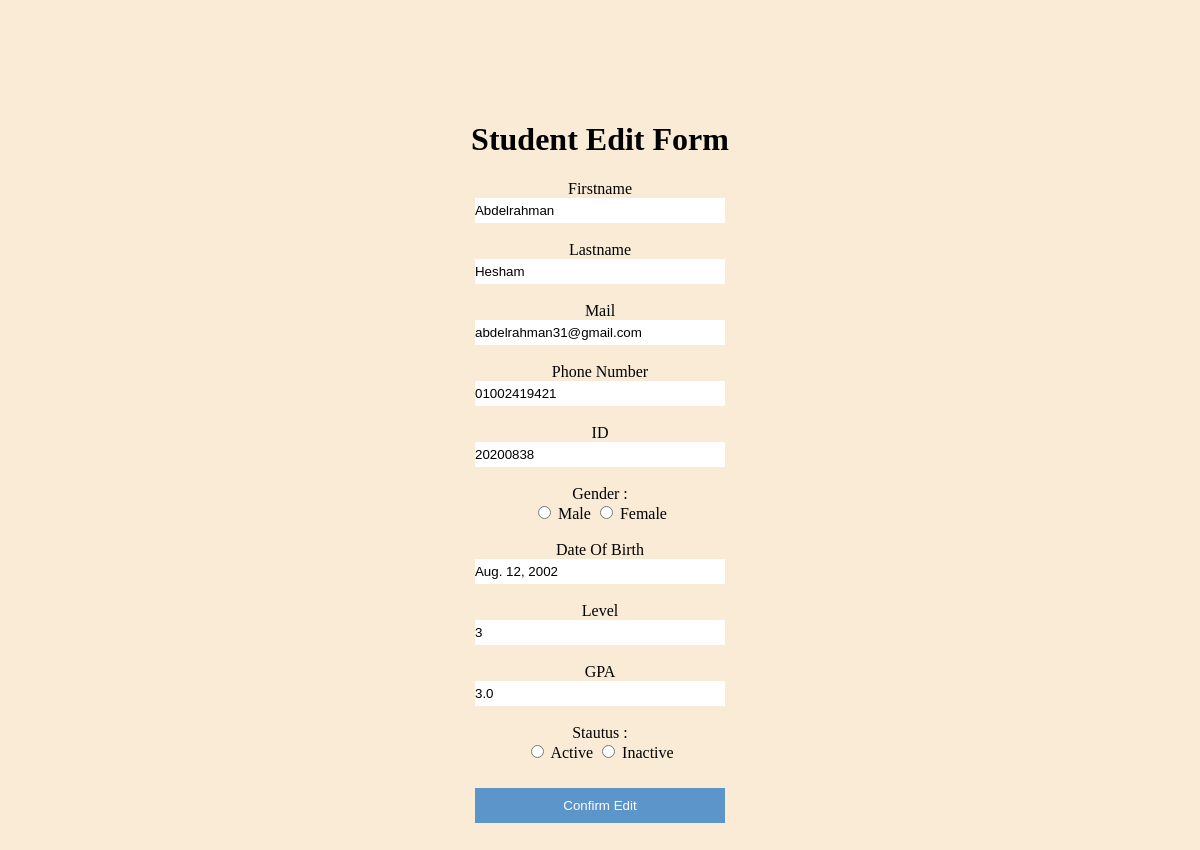
Page /UpdateStudent.html/20200838 on the committed database.
### members/models.py (models this page shows)
class Student(models.Model):
    first_name = models.CharField(max_length=30)
    last_name = models.CharField(max_length=30)
    mail = models.EmailField()
    phone = models.CharField(max_length=30)
    id = models.CharField(max_length=30, primary_key=True)
    gender = models.CharField(max_length=10, default="")
    date_of_birth = models.DateField()
    level = models.IntegerField()
    gpa = models.FloatField()
    status = models.CharField(max_length=20,  default="")
    department = models.CharField(max_length=30, default="General")

### members/views.py (the view)
# urls.py: path('UpdateStudent.html/<int:id>',views.update,name='update'),
def update(request, id):
  mymember = Student.objects.get(id=id)
  template = loader.get_template('UpdateStudent.html')
  context = {
    'mymember': mymember,
  }
  return HttpResponse(template.render(context, request))

### members/templates/UpdateStudent.html (shortened to what this page needs)
{% load static %}
<!DOCTYPE html>
<html lang="en">
<head>
    <link rel="stylesheet" type="text/css" href="{% static 'css/styles.css' %} ">
</head>
<body>
    <div id="editPageParent">
        <div class="editPageChild ">
            <h1> Student Edit Form</h1>
            <form method="POST" class="new_student_form " action="updaterecord/{{mymember.id}}" id="editForm ">
                <label> Firstname </label> <br>
                <input type="text " name="firstname" value="{{mymember.first_name}}" size="30 " required/><br><br>
                <label> Lastname </label><br>
                <input type="text " name="lastname" value="{{mymember.last_name}}" size="30 " required/><br><br>
                <label> Mail </label><br>
                <input type="text " name="email" value="{{mymember.mail}}" size="30 "> <br><br>
                <label> Phone Number </label><br>
                <input type="text " name="phone" value="{{mymember.phone}}" minlength="11" maxlength="11"> <br><br>
                <label> ID </label><br>
                <input type="text " name="ID" value="{{mymember.id}}" required> <br><br>
                <label> Gender : </label><br>
                <input type="radio" value="Male" name="gender" required> Male
                <input type="radio" value="Female" name="gender"> Female
                <br><br>
                <label>Date Of Birth</label><br>
                <input title="year-month-day" type="text" pattern="[0-9]{4}-(0[1-9]|1[012])-(0[1-9]|1[0-9]|2[0-9]|3[01])" placeholder="YYYY-MM-DD" value="{{mymember.date_of_birth}}" name="date_of_birth" required><br><br>
                <label>Level</label><br>
                <input type="number " name="New_student_Level" value="{{mymember.level}}" min="1" max="4" required><br><br>
                <label> GPA </label><br>
                <input type="number " name="GPA" value="{{mymember.gpa}}" min="0" max="4" required><br><br>
                <label> Stautus : </label><br>
                <input type="radio" value="active" name="Status" required> Active
                <input type="radio" value="inactive" name="Status"> Inactive
                <br><br>
                <button type="submit " value="submit " class="registerbtn ">Confirm Edit</button>
            </form>
        </div>
    </div>
</body>
</html>

### members/static/css/styles.css (style rules this page uses)
* { box-sizing: border-box; scroll-behavior: smooth; text-decoration: 0; }
body { background-color: antiquewhite; margin: 0; padding: 0; }
.editPageChild { vertical-align: text-top; text-align: center; margin: 80px 120px; height: auto; width: auto; }
#editPageParent { display: flex; justify-content: center; margin-top: 0px; }
input { width: 250px; border: none; padding: 5px 0; background: white; }
input[type="radio"] { width: auto; }
div { padding: 10px 0; }
.registerbtn { background-color: #4b8cc9; color: white; padding: 10px 10px; margin: 8px 0; border: none; cursor: pointer; width: 250px; opacity: 0.9; }

### rows in the picture
Student: firstname "Abdelrahman", lastname "Hesham", email "abdelrahman31@gmail.com", phone "01002419421", ID "20200838", date_of_birth "Aug. 12, 2002", New_student_Level "3", GPA "3.0"
